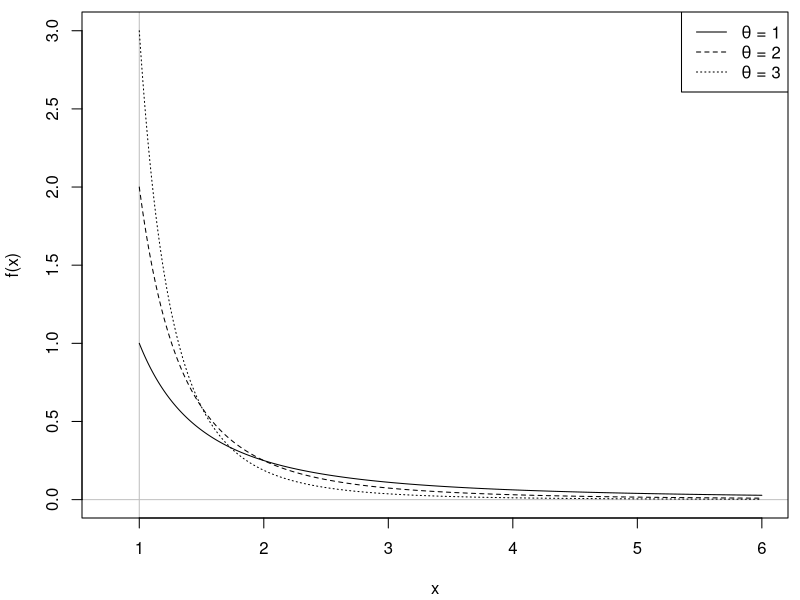
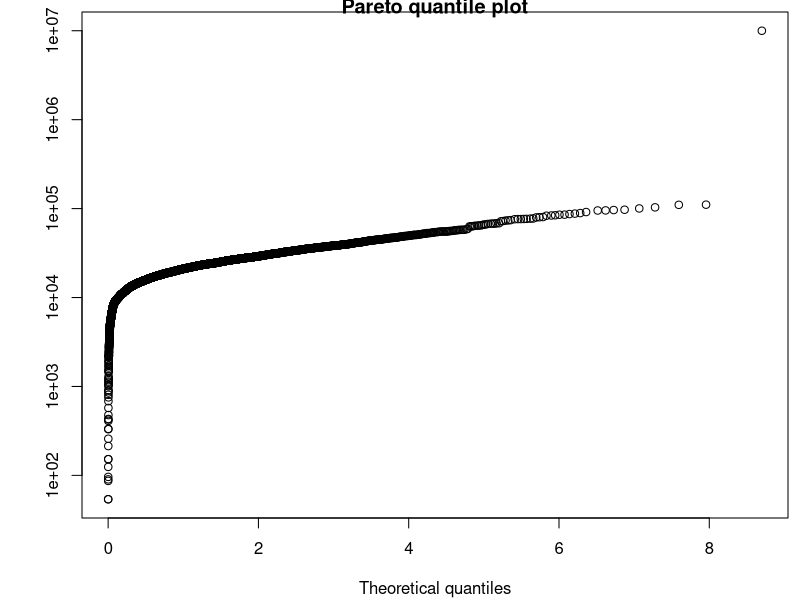
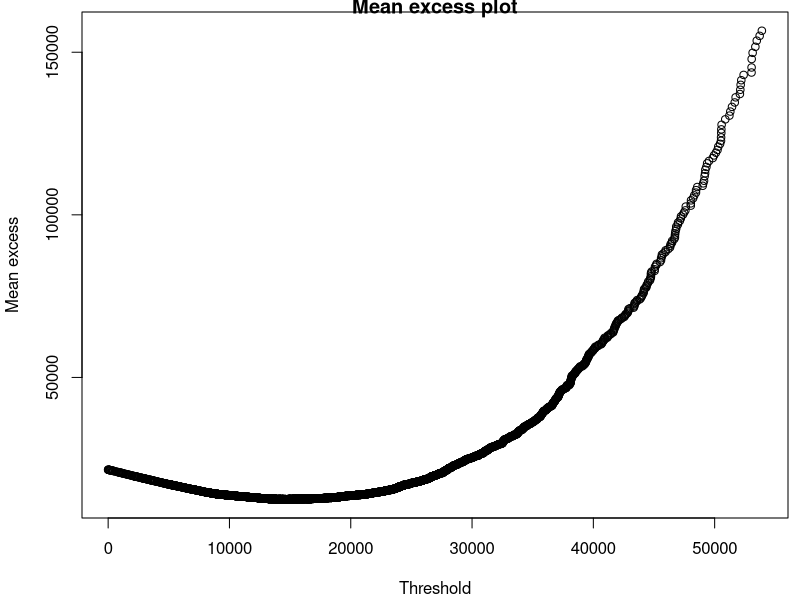

Reproduce these figures in R, in order.
### R code from vignette source 'laeken-pareto.Rnw'
### Encoding: UTF-8

###################################################
### code chunk number 1: laeken-pareto.Rnw:77-78
###################################################
options(prompt="R> ")


###################################################
### code chunk number 2: laeken-pareto.Rnw:152-154 (eval = FALSE)
###################################################
## vignette("laeken-standard")
## vignette("laeken-variance")


###################################################
### code chunk number 3: laeken-pareto.Rnw:168-170
###################################################
library("laeken")
data("eusilc")


###################################################
### code chunk number 4: laeken-pareto.Rnw:238-239
###################################################
qsr("eqIncome", weights = "rb050", data = eusilc)   


###################################################
### code chunk number 5: laeken-pareto.Rnw:263-264
###################################################
gini("eqIncome", weights = "rb050", data = eusilc)


###################################################
### code chunk number 6: laeken-pareto.Rnw:296-301
###################################################
x <- seq(1, 6, length.out=1000)
dpareto <- function(x, x0 = 1, theta = 1) theta*x0^theta / x^(theta+1)
y1 <- dpareto(x, theta=1)
y2 <- dpareto(x, theta=2)
y3 <- dpareto(x, theta=3)


###################################################
### code chunk number 7: laeken-pareto.Rnw:306-316
###################################################
par(mar = c(4, 4, 0.5, 0.5) + 0.1)
plot(x, y3, type = "l", lty = 3, ylab = "f(x)", xlim = c(0.75, 6), 
    panel.first = {
        abline(h = 0, col = grey(0.75))
        abline(v = 1, col = grey(0.75))
    })
lines(x, y2, lty = 2)
lines(x, y1, lty = 1)
leg <- expression(paste(theta, " = 1"), paste(theta, " = 2"), paste(theta, " = 3"))
legend("topright", legend = leg, lty = 1:3)


###################################################
### code chunk number 8: laeken-pareto.Rnw:358-360
###################################################
hID <- eusilc$db030[which.max(eusilc$eqIncome)]
eusilc[eusilc$db030 == hID, "eqIncome"] <- 10000000


###################################################
### code chunk number 9: laeken-pareto.Rnw:369-370
###################################################
eusilcH <- eusilc[!duplicated(eusilc$db030), c("eqIncome", "db090")]


###################################################
### code chunk number 10: laeken-pareto.Rnw:427-429
###################################################
ts <- paretoScale(eusilcH$eqIncome, w = eusilcH$db090)
ts


###################################################
### code chunk number 11: laeken-pareto.Rnw:494-495
###################################################
paretoQPlot(eusilcH$eqIncome, w = eusilcH$db090)


###################################################
### code chunk number 12: laeken-pareto.Rnw:542-543
###################################################
meanExcessPlot(eusilcH$eqIncome, w = eusilcH$db090)


###################################################
### code chunk number 13: laeken-pareto.Rnw:595-597
###################################################
thetaHill(eusilcH$eqIncome, k = ts$k, w = eusilcH$db090)
thetaHill(eusilcH$eqIncome, x0 = ts$x0, w = eusilcH$db090)


###################################################
### code chunk number 14: laeken-pareto.Rnw:674-676
###################################################
thetaWML(eusilcH$eqIncome, k = ts$k)
thetaWML(eusilcH$eqIncome, x0 = ts$x0)


###################################################
### code chunk number 15: laeken-pareto.Rnw:721-723
###################################################
thetaISE(eusilcH$eqIncome, k = ts$k, w = eusilcH$db090)
thetaISE(eusilcH$eqIncome, x0 = ts$x0, w = eusilcH$db090)


###################################################
### code chunk number 16: laeken-pareto.Rnw:763-765
###################################################
thetaPDC(eusilcH$eqIncome, k = ts$k, w = eusilcH$db090)
thetaPDC(eusilcH$eqIncome, x0 = ts$x0, w = eusilcH$db090)


###################################################
### code chunk number 17: laeken-pareto.Rnw:803-804
###################################################
gini("eqIncome", weights = "rb050", data = eusilc)


###################################################
### code chunk number 18: laeken-pareto.Rnw:815-817
###################################################
fit <- paretoTail(eusilc$eqIncome, k = ts$k, 
    w = eusilc$db090, groups = eusilc$db030)


###################################################
### code chunk number 19: laeken-pareto.Rnw:827-829
###################################################
w <- reweightOut(fit, calibVars(eusilc$db040))
gini(eusilc$eqIncome, w)


###################################################
### code chunk number 20: laeken-pareto.Rnw:837-840
###################################################
set.seed(1234)
eqIncome <- replaceOut(fit)
gini(eqIncome, weights = eusilc$rb050)


###################################################
### code chunk number 21: laeken-pareto.Rnw:845-848
###################################################
set.seed(1234)
eqIncome <- replaceTail(fit)
gini(eqIncome, weights = eusilc$rb050)
